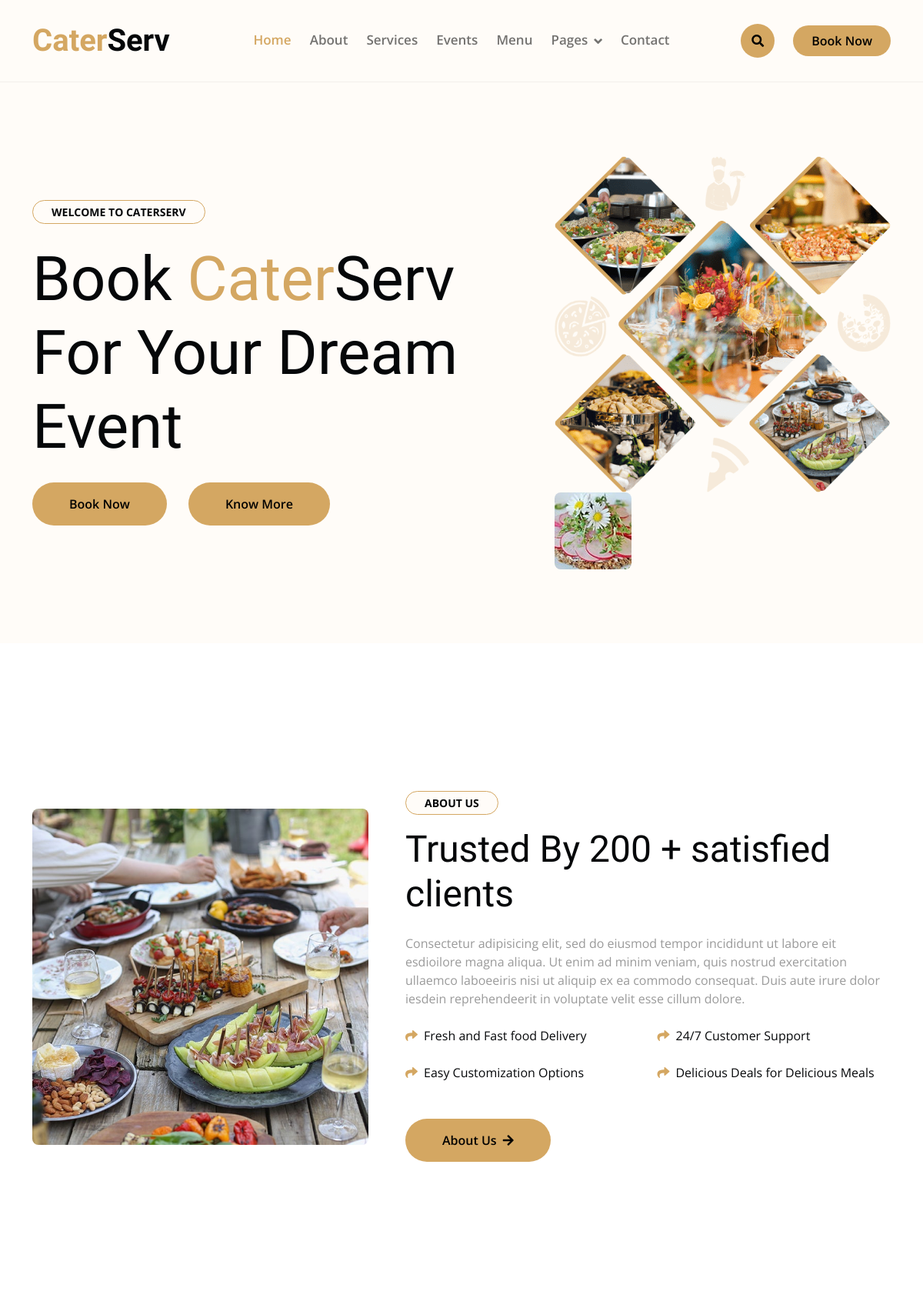
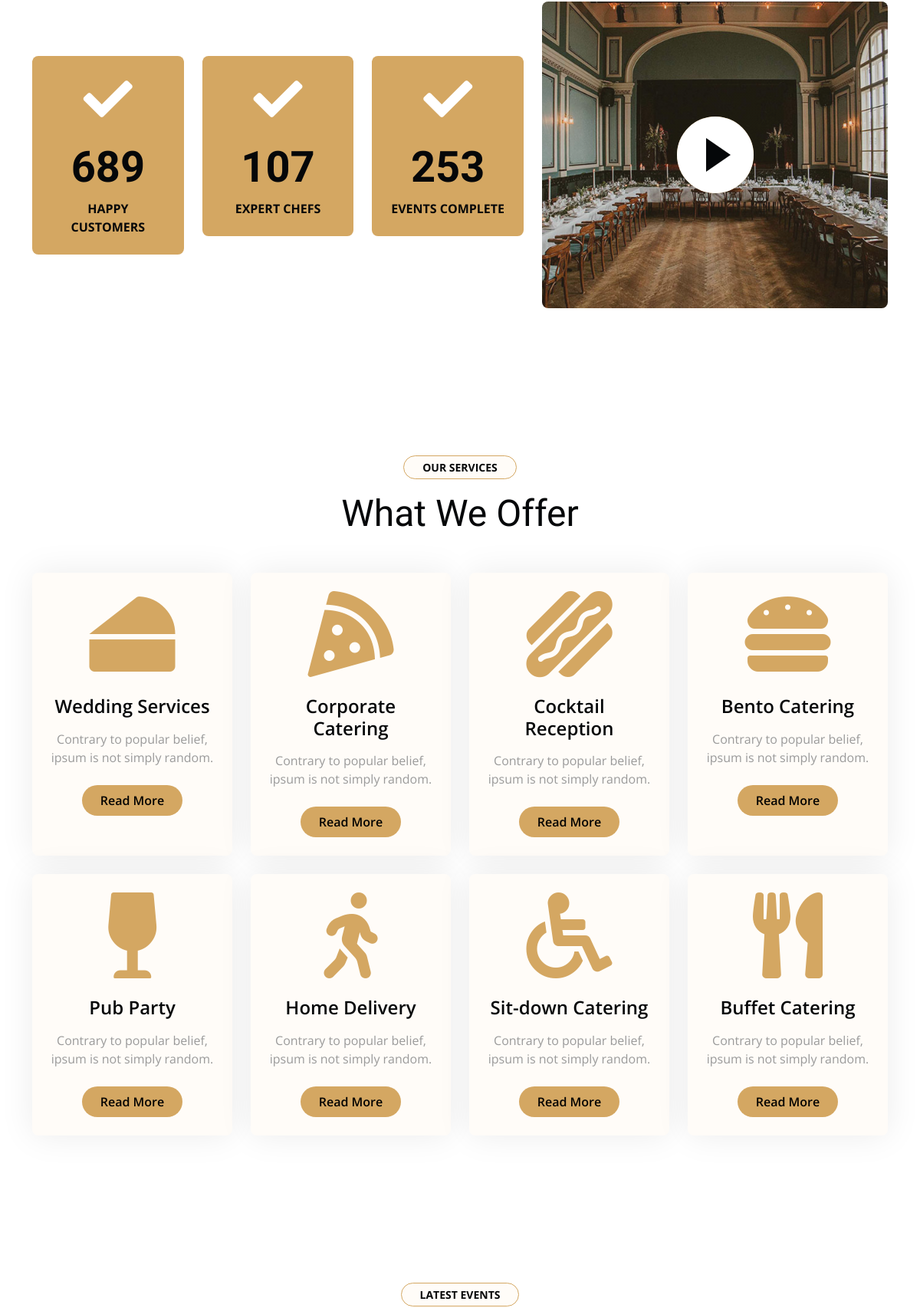
The page / (upper part) on the database its author committed (2 pictures, top to bottom).
### caterapp/models.py (models this page shows)
class Hero(models.Model):
    image = models.ImageField(upload_to='hero/')

class About(models.Model):
    image = models.ImageField(upload_to=('About'))

class DescAbout(models.Model):
    description = models.CharField(max_length=100)

class CountAbout(models.Model):
    numbers = models.IntegerField()
    count_name = models.CharField(max_length=50)

class Service(models.Model):
    icon = models.CharField(max_length=50)
    service_name = models.CharField(max_length=50)
    service_desc = models.CharField(max_length=100)

### caterapp/views.py (the view)
# urls.py: path('', views.index, name='index'),
def index(request):
    hero = Hero.objects.all()
    image = About.objects.all()
    desc = DescAbout.objects.all()
    count = CountAbout.objects.all()
    service = Service.objects.all()
    all_event = Event.objects.all()
    wedding = Wedding.objects.all()
    corporate = Corporate.objects.all()
    cocktail = Cocktail.objects.all()
    buffet = Buffet.objects.all()
    starter = MenuStarter.objects.all()
    main_course = MenuMain.objects.all()
    drinks = MenuDrinks.objects.all()
    offers = MenuOffers.objects.all()
    special = MenuSpecial.objects.all()
    form = Booking.objects.all()
    chef_team = ChefAbout.objects.all()
    customers = ServiceCustomers.objects.all()
    customerss = ServiceCustomers.objects.all()
    blogdesc = Blog.objects.all()
    return render(request, 'index.html', {'hero': hero,
                                          'image': image, 'desc': desc,
                                          'count': count,
                                          'service': service,
                                          'all_event': all_event,
                                          'wedding': wedding, 'corporate': corporate, 'cocktail': cocktail, 'buffet': buffet,
                                          'starter': starter, 'main_course': main_course, 'drinks': drinks,'offers': offers,'special': special,
                                          'form': form,
                                          'chef_team': chef_team,
                                          'customers': customers, 'customerss': customerss,
                                          'blogdesc': blogdesc})

### caterapp/templatetags/custom_filters.py (called while the page is built)
@register.filter(name='wow_delay')
def wow_delay(counter, delay):
    return f'{counter * delay:.1f}'

### templates/index.html (shortened to what this page needs)
{% extends "Base/base.html" %}
{% block start %}
{% load custom_filters %}
        <div class="container-fluid bg-light py-6 my-6 mt-0">
            <div class="container">
                <div class="row g-5 align-items-center">
                    <div class="col-lg-7 col-md-12">
                        <small class="d-inline-block fw-bold text-dark text-uppercase bg-light border border-primary rounded-pill px-4 py-1 mb-4 animated bounceInDown">Welcome to CaterServ</small>
                        <h1 class="display-1 mb-4 animated bounceInDown">Book <span class="text-primary">Cater</span>Serv For Your Dream Event</h1>
                        <a href="" class="btn btn-primary border-0 rounded-pill py-3 px-4 px-md-5 me-4 animated bounceInLeft">Book Now</a>
                        <a href="" class="btn btn-primary border-0 rounded-pill py-3 px-4 px-md-5 animated bounceInLeft">Know More</a>
                    </div>
                    <div class="col-lg-5 col-md-12">
                        {% for i in hero %}
                        <img src="{{ i.image.url }}" class="img-fluid rounded animated zoomIn" alt="{{ i.image.name }}">
                        {% endfor %}
                    </div>
                </div>
            </div>
        </div>
        <div class="container-fluid py-6">
            <div class="container">
                <div class="row g-5 align-items-center">
                    {% for i in image %}
                    <div class="col-lg-5 wow bounceInUp" data-wow-delay="0.1s">
                        <img src="{{ i.image.url }}" class="img-fluid rounded" alt="{{ i.image.name }}">
                    </div>
                    {% endfor %}
                    <div class="col-lg-7 wow bounceInUp" data-wow-delay="0.3s">
                        <small class="d-inline-block fw-bold text-dark text-uppercase bg-light border border-primary rounded-pill px-4 py-1 mb-3">About Us</small>
                        <h1 class="display-5 mb-4">Trusted By 200 + satisfied clients</h1>
                        <p class="mb-4">Consectetur adipisicing elit, sed do eiusmod tempor incididunt ut labore eit esdioilore magna aliqua. Ut enim ad minim veniam,
                            quis nostrud exercitation ullaemco laboeeiris nisi ut aliquip ex ea commodo consequat. Duis aute irure
                            dolor iesdein reprehendeerit in voluptate velit esse cillum dolore.</p>
                        <div class="row g-4 text-dark mb-5">
                            {% for i in desc %}
                            <div class="col-sm-6">
                                <i class="fas fa-share text-primary me-2"></i>{{ i.description }}
                            </div>
                            {% endfor %}
                        </div>
                        <a href="" class="btn btn-primary py-3 px-5 rounded-pill">About Us<i class="fas fa-arrow-right ps-2"></i></a>
                    </div>
                </div>
            </div>
        </div>
        <div class="container-fluid faqt py-6">
            <div class="container">
                <div class="row g-4 align-items-center">
                    <div class="col-lg-7">
                       <div class="row g-4">
                        {% for i in count %}
                            <div class="col-sm-4 wow bounceInUp" data-wow-delay="{{ forloop.counter0|wow_delay:0.3 }}s">
                                <div class="faqt-item bg-primary rounded p-4 text-center">
                                    <i class="fas fa-check fa-4x mb-4 text-white"></i>
                                    <h1 class="display-4 fw-bold" data-toggle="counter-up">{{ i.numbers }}</h1>
                                    <p class="text-dark text-uppercase fw-bold mb-0">{{ i.count_name }}</p>
                                </div>
                            </div>
                        {% endfor %}
                        </div>
                    </div>
                    <div class="col-lg-5 wow bounceInUp" data-wow-delay="0.1s">
                        <div class="video">
                            <button type="button" class="btn btn-play" data-bs-toggle="modal" data-src="https://www.youtube.com/embed/DWRcNpR6Kdc" data-bs-target="#videoModal">
                                <span></span>
                            </button>
                        </div>
                    </div>
                </div>
            </div>
        </div>
        <div class="container-fluid service py-6">
            <div class="container">
                <div class="text-center wow bounceInUp" data-wow-delay="0.1s">
                    <small class="d-inline-block fw-bold text-dark text-uppercase bg-light border border-primary rounded-pill px-4 py-1 mb-3">Our Services</small>
                    <h1 class="display-5 mb-5">What We Offer</h1>
                </div>
                <div class="row g-4">
                    {% for i in service %}
                    <div class="col-lg-3 col-md-6 col-sm-12 wow bounceInUp" data-wow-delay="{{ forloop.counter0|wow_delay:0.2 }}s">
                        <div class="bg-light rounded service-item">
                            <div class="service-content d-flex align-items-center justify-content-center p-4">
                                <div class="service-content-icon text-center">
                                    <i class="{{ i.icon }} fa-7x text-primary mb-4"></i>
                                    <h4 class="mb-3">{{ i.service_name }}</h4>
                                    <p class="mb-4">{{ i.service_desc }}</p>
                                    <a href="{% url 'service' %}" class="btn btn-primary px-4 py-2 rounded-pill">Read More</a>
                                </div>
                            </div>
                        </div>
                    </div>
                    {% endfor %}
                </div>
            </div>
        </div>
        <div class="container-fluid event py-6">
            <div class="container">
                <div class="text-center wow bounceInUp" data-wow-delay="0.1s">
                    <small class="d-inline-block fw-bold text-dark text-uppercase bg-light border border-primary rounded-pill px-4 py-1 mb-3">Latest Events</small>
                </div>
            </div>
        </div>
        {% endblock %}

### static/css/style.css (style rules this page uses)
h1, h2, h3, .h1, .h2, .h3 { font-weight: 400 !important; font-family: 'Playball', cursive !important; }
h4, h5, h6, .h4, .h5, .h6 { font-weight: 600 !important; font-family: 'Open Sans', sans-serif !important; }
.my-6 { margin-top: 6rem; margin-bottom: 6rem; }
.py-6 { padding-top: 6rem; padding-bottom: 6rem; }
.wow, .animated { animation-duration: 2s !important; }
.btn.btn-primary { border: 0; }
.btn { font-weight: 600; transition: .5s; }
.service .service-item { position: relative; height: 100%; border-radius: 8px; box-shadow: 0 0 45px rgba(0, 0, 0, .08); }
.service-content::after { position: absolute; content: ""; width: 100%; height: 0; top: 0; left: 0; bottom: auto; background: var(--bs-primary); border-radius: 8px; transition: 1s; }
.service-item .service-content-icon { position: relative; z-index: 2; }
.service-item .service-content-icon i, .service-item .service-content-icon p { transition: 1s; }
.service-item .service-content-icon a.btn-primary { transition: 1s !important; }
.video { position: relative; height: 100%; min-height: 400px; background: linear-gradient(rgba(254, 218, 154, 0.1), rgba(254, 218, 154, 0.1)), url(../img/fact.jpg); background-position: center center; background-repeat: no-repeat; background-size: cover; border-radius: 8px; }
.video .btn-play { position: absolute; z-index: 3; top: 50%; left: 50%; transform: translateX(-50%) translateY(-50%); box-sizing: content-box; display: block; width: 32px; height: 44px; border-radius: 50%; border: none; outline: none; padding: 18px 20px 18px 28px; }
.video .btn-play:before { content: ""; position: absolute; z-index: 0; left: 50%; top: 50%; transform: translateX(-50%) translateY(-50%); display: block; width: 100px; height: 100px; background: var(--bs-primary); border-radius: 50%; animation: pulse-border 1500ms ease-out infinite; }
.video .btn-play:after { content: ""; position: absolute; z-index: 1; left: 50%; top: 50%; transform: translateX(-50%) translateY(-50%); display: block; width: 100px; height: 100px; background: var(--bs-white); border-radius: 50%; transition: all 200ms; }
.video .btn-play span { display: block; position: relative; z-index: 3; width: 0; height: 0; border-left: 32px solid var(--bs-dark); border-top: 22px solid transparent; border-bottom: 22px solid transparent; }

### rows shown on the page
Hero: image (picture)
Hero: image (picture)
About: image (picture)
DescAbout: description "Fresh and Fast food Delivery"
DescAbout: description "24/7 Customer Support"
DescAbout: description "Easy Customization Options"
DescAbout: description "Delicious Deals for Delicious Meals"
CountAbout: numbers "689", count_name "HAPPY CUSTOMERS"
CountAbout: numbers "107", count_name "EXPERT CHEFS"
CountAbout: numbers "253", count_name "EVENTS COMPLETE"
Service: service_name "Wedding Services", service_desc "Contrary to popular belief, ipsum is not simply random."
Service: service_name "Corporate Catering", service_desc "Contrary to popular belief, ipsum is not simply random."
Service: service_name "Cocktail Reception", service_desc "Contrary to popular belief, ipsum is not simply random."
Service: service_name "Bento Catering", service_desc "Contrary to popular belief, ipsum is not simply random."
Service: service_name "Pub Party", service_desc "Contrary to popular belief, ipsum is not simply random."
Service: service_name "Home Delivery", service_desc "Contrary to popular belief, ipsum is not simply random."
Service: service_name "Sit-down Catering", service_desc "Contrary to popular belief, ipsum is not simply random."
Service: service_name "Buffet Catering", service_desc "Contrary to popular belief, ipsum is not simply random."
